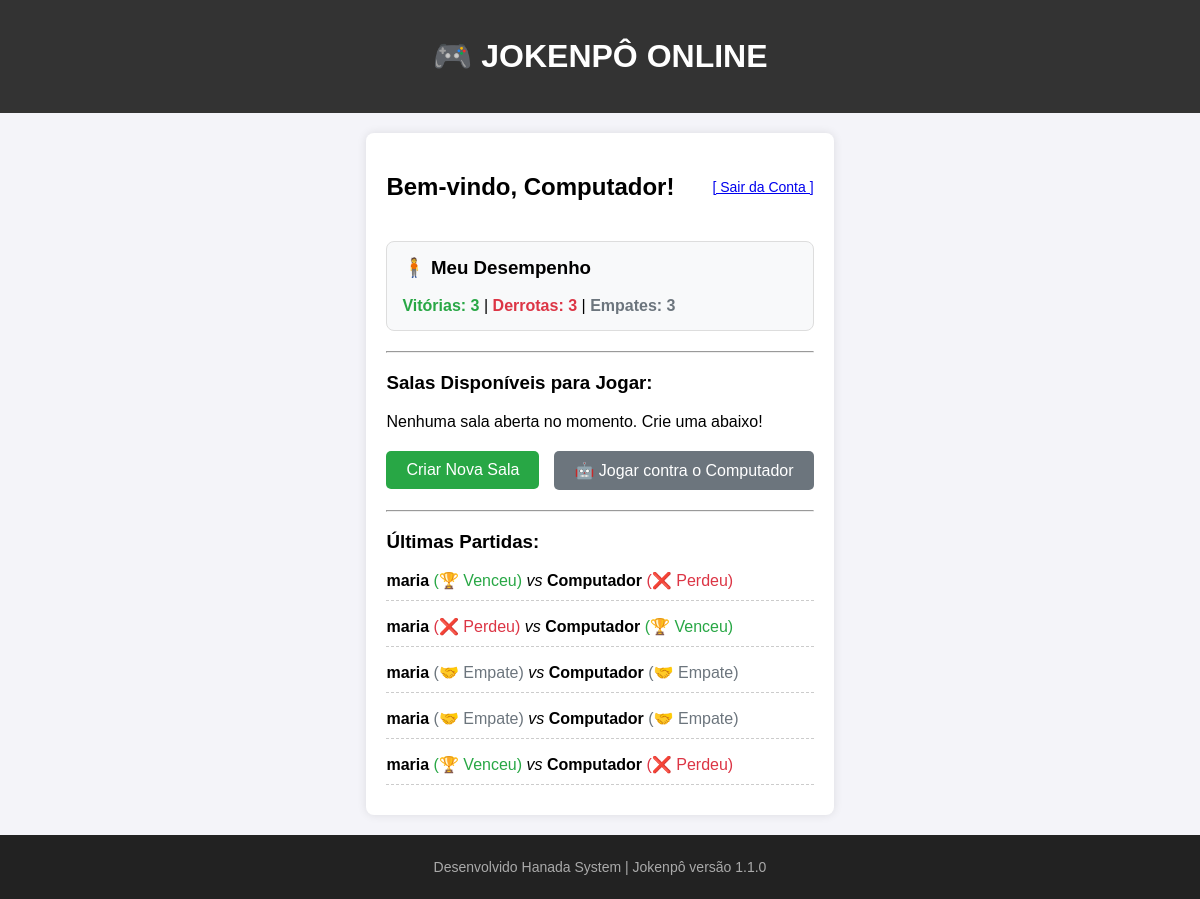
The page / (signed in) on the database its author committed.
### jogo/models.py (models this page shows, shortened)
class Sala(models.Model):
    jogador1 = models.ForeignKey(User, related_name='jogos_como_j1', on_delete=models.CASCADE)
    jogador2 = models.ForeignKey(User, related_name='jogos_como_j2', on_delete=models.SET_NULL, null=True, blank=True)
    escolha_j1 = models.CharField(max_length=10, blank=True, null=True)
    escolha_j2 = models.CharField(max_length=10, blank=True, null=True)
    status = models.CharField(max_length=30, default='aguardando_oponente')
    resultado = models.CharField(max_length=20, blank=True, null=True)
    criado_em = models.DateTimeField(auto_now_add=True)

### jogo/views.py (the view)
# urls.py: 2. Add a URL to urlpatterns:  path('', views.home, name='home')
@login_required(login_url='/login/')
def home(request):
    usuario = request.user
    salas_aguardando = Sala.objects.filter(status='aguardando_oponente')
    partidas_finalizadas = Sala.objects.filter(
        (Q(jogador1=usuario) | Q(jogador2=usuario)) & Q(status__in=['finalizado', 'historico'])
    ).order_by('-criado_em')
    vitorias = 0
    derrotas = 0
    empates = 0
    for partida in partidas_finalizadas:
        if partida.resultado == 'empate':
            empates += 1
        elif (partida.jogador1 == usuario and partida.resultado == 'vitoria_j1') or \
             (partida.jogador2 == usuario and partida.resultado == 'vitoria_j2'):
            vitorias += 1
        else:
            derrotas += 1
    contexto = {
        'salas': salas_aguardando,
        'vitorias': vitorias,
        'derrotas': derrotas,
        'empates': empates,
        'historico': partidas_finalizadas[:5] # Pega apenas as últimas 5 partidas para não poluir a tela
    }
    return render(request, 'jogo/home.html', contexto)

### jogo/templates/jogo/home.html (shortened to what this page needs)
{% extends 'jogo/base.html' %}
{% block content %}
    <div>
        <div style="display: flex; justify-content: space-between; align-items: center;">
            <h2>Bem-vindo, {{ request.user.username }}!</h2>
            <a href="/login/" style="font-size: 14px;">[ Sair da Conta ]</a>
        </div>
        <div style="background: #f8f9fa; padding: 15px; border-radius: 8px; margin: 20px 0; border: 1px solid #ddd;">
            <h3 style="margin-top: 0;">🧍 Meu Desempenho</h3>
            <p style="font-size: 16px; margin-bottom: 0;">
                <strong style="color: #28a745;">Vitórias: {{ vitorias }}</strong> |
                <strong style="color: #dc3545;">Derrotas: {{ derrotas }}</strong> |
                <strong style="color: #6c757d;">Empates: {{ empates }}</strong>
            </p>
        </div>
        <hr>
        <h3>Salas Disponíveis para Jogar:</h3>
        {% if not salas %}
            <p>Nenhuma sala aberta no momento. Crie uma abaixo!</p>
        {% endif %}
        <div style="display: flex; gap: 15px; align-items: center; margin: 20px 0;">
            <form action="{% url 'criar_sala' %}" method="POST" style="margin: 0;">
                <button type="submit" style="padding: 10px 20px; background: #28a745; color: white; border: none; border-radius: 5px; cursor: pointer; font-size: 16px;">
                    Criar Nova Sala
                </button>
            </form>
            <form action="{% url 'criar_sala_computador' %}" method="POST" style="margin: 0;">
                <button type="submit" style="padding: 10px 20px; background: #6c757d; color: white; border: none; border-radius: 5px; cursor: pointer; font-size: 16px;">
                    🤖 Jogar contra o Computador
                </button>
            </form>
        </div>
        <hr>
        <h3>Últimas Partidas:</h3>
        <div style="margin-top: 15px;">
            {% for partida in historico %}
                <p style="border-bottom: 1px dashed #ccc; padding-bottom: 10px; margin-bottom: 10px;">
                    <b>{{ partida.jogador1.username }}</b>
                    {% if partida.resultado == 'vitoria_j1' %}
                        <span style="color: #28a745;">(🏆 Venceu)</span>
                    {% elif partida.resultado == 'vitoria_j2' %}
                        <span style="color: #dc3545;">(❌ Perdeu)</span>
                    {% elif partida.resultado == 'empate' %}
                        <span style="color: #6c757d;">(🤝 Empate)</span>
                    {% endif %}
                    <i> vs </i>
                    <b>{{ partida.jogador2.username }}</b>
                    {% if partida.resultado == 'vitoria_j2' %}
                        <span style="color: #28a745;">(🏆 Venceu)</span>
                    {% elif partida.resultado == 'vitoria_j1' %}
                        <span style="color: #dc3545;">(❌ Perdeu)</span>
                    {% elif partida.resultado == 'empate' %}
                        <span style="color: #6c757d;">(🤝 Empate)</span>
                    {% endif %}
                </p>
            {% empty %}
                <p>Nenhuma partida finalizada ainda.</p>
            {% endfor %}
        </div>
    </div>
{% endblock %}

### jogo/templates/jogo/base.html (style rules this page uses)
body { font-family: Arial, sans-serif; background-color: #f4f4f9; margin: 0; padding: 0; display: flex; flex-direction: column; min-height: 100vh; }

### rows shown on the page
Sala: jogador1.username "maria", resultado "(🏆 Venceu)", jogador2.username "Computador"
Sala: jogador1.username "maria", resultado "(❌ Perdeu)", jogador2.username "Computador"
Sala: jogador1.username "maria", resultado "(🤝 Empate)", jogador2.username "Computador"
Sala: jogador1.username "maria", resultado "(🤝 Empate)", jogador2.username "Computador"
Sala: jogador1.username "maria", resultado "(🏆 Venceu)", jogador2.username "Computador"

### other values the page prints
{{ request.user.username }} "Computador"
{{ vitorias }} "3"
{{ derrotas }} "3"
{{ empates }} "3"
